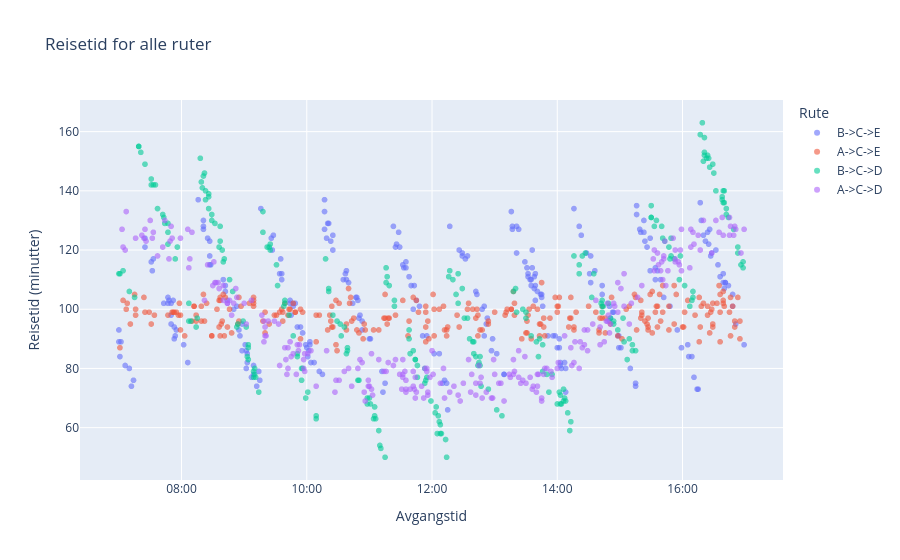

This figure's notebook cell:
### Code cell
fig = px.scatter(
    df,
    x="departure",
    y="duration",
    color="road",
    title="Reisetid for alle ruter",
    labels={
        "departure": "Avgangstid",
        "duration": "Reisetid (minutter)",
        "road": "Rute"
    },
    opacity=0.6
)

fig.update_xaxes(tickformat="%H:%M")
fig.update_traces(
    hovertemplate="Avgang: %{x|%H:%M}<br>Reisetid: %{y} min"
)
fig.show(renderer="vscode")

### Figure 1 — Plotly figure (JSON) as saved in the notebook; plotly's stock layout.template omitted (floating-point values rounded to 4 significant figures; data arrays with more than 128 entries replaced by an {"elided": "..."} marker saying what was removed)
{"data": [{"hovertemplate": "Avgang: %{x|%H:%M}<br>Reisetid: %{y} min", "legendgroup": "B->C->E", "marker": {"color": "#636efa", "opacity": 0.6, "symbol": "circle"}, "mode": "markers", "name": "B->C->E", "showlegend": true, "type": "scattergl", "x": {"elided": "257 str values"}, "xaxis": "x", "y": {"elided": "257 float values"}, "yaxis": "y"}, {"hovertemplate": "Avgang: %{x|%H:%M}<br>Reisetid: %{y} min", "legendgroup": "A->C->E", "marker": {"color": "#EF553B", "opacity": 0.6, "symbol": "circle"}, "mode": "markers", "name": "A->C->E", "showlegend": true, "type": "scattergl", "x": {"elided": "263 str values"}, "xaxis": "x", "y": {"elided": "263 float values"}, "yaxis": "y"}, {"hovertemplate": "Avgang: %{x|%H:%M}<br>Reisetid: %{y} min", "legendgroup": "B->C->D", "marker": {"color": "#00cc96", "opacity": 0.6, "symbol": "circle"}, "mode": "markers", "name": "B->C->D", "showlegend": true, "type": "scattergl", "x": {"elided": "259 str values"}, "xaxis": "x", "y": {"elided": "259 float values"}, "yaxis": "y"}, {"hovertemplate": "Avgang: %{x|%H:%M}<br>Reisetid: %{y} min", "legendgroup": "A->C->D", "marker": {"color": "#ab63fa", "opacity": 0.6, "symbol": "circle"}, "mode": "markers", "name": "A->C->D", "showlegend": true, "type": "scattergl", "x": {"elided": "252 str values"}, "xaxis": "x", "y": {"elided": "252 float values"}, "yaxis": "y"}], "layout": {"legend": {"title": {"text": "Rute"}, "tracegroupgap": 0}, "title": {"text": "Reisetid for alle ruter"}, "xaxis": {"anchor": "y", "domain": [0, 1], "tickformat": "%H:%M", "title": {"text": "Avgangstid"}}, "yaxis": {"anchor": "x", "domain": [0, 1], "title": {"text": "Reisetid (minutter)"}}}}
